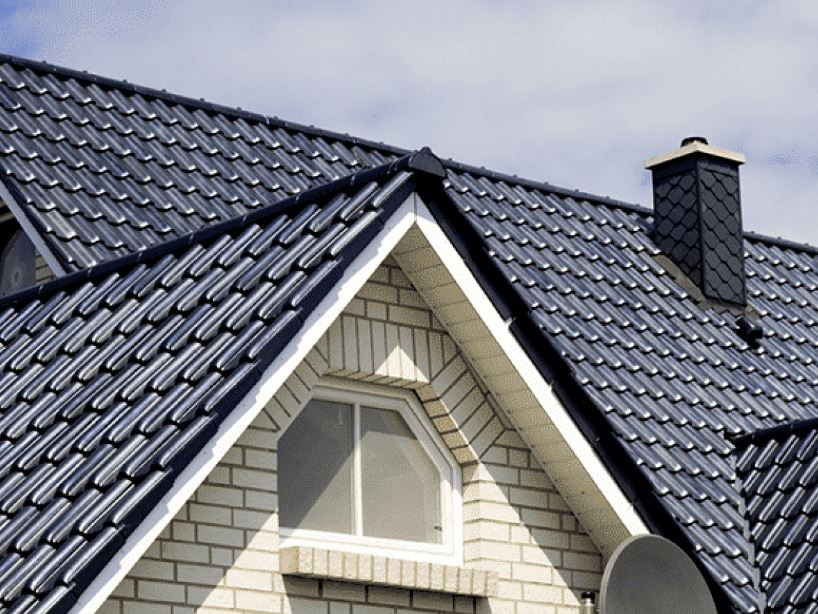
#> input picture images/Roof.JPG, 818 x 614 px, found by its file name
$ python Diagonal.py
#> lines starting #> are read from the running program, lines starting #| are printed output that depends on the picture
import cv2
import numpy as np

image_path = "images\Roof.JPG"
image = cv2.imread(image_path)
#> image is the input picture: shape (614, 818, 3); mean B, G, R 138.3, 130.8, 129.3
cv2.imshow("original image", image)
cv2.waitKey()

kernel1 = np.array([
  [-2, -1,  0],
  [-1,  0,  1],
  [ 0,  1,  2]])

image_diag1 = cv2.filter2D(image, -1, kernel1)
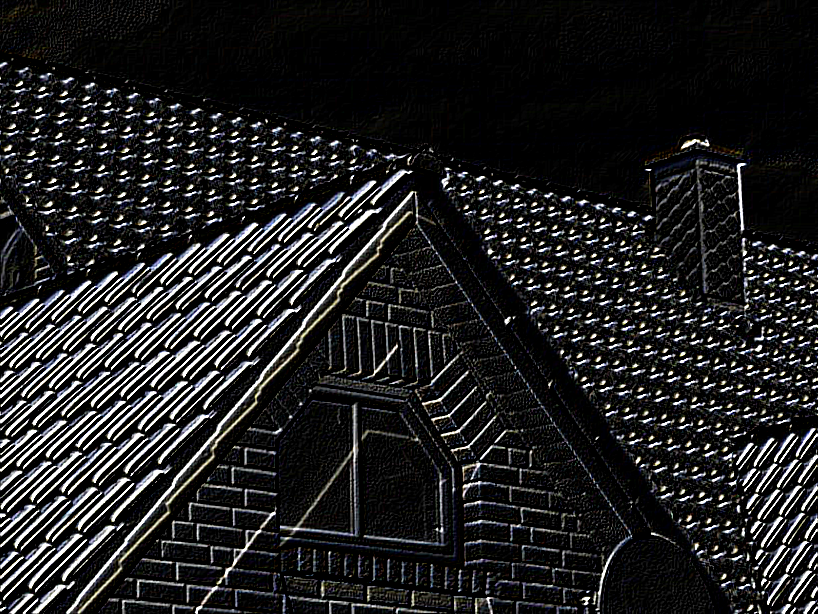
#> image_diag1: shape (614, 818, 3); mean B, G, R 34.1, 33.6, 33.4
cv2.imshow("Diagonal Prewitt", image_diag1)
cv2.waitKey()

kernel1 = np.array([
  [ 0,  1,  2],
  [-1,  0,  1],
  [-2, -1,  0]])

image_diag1 = cv2.filter2D(image, -1, kernel1)
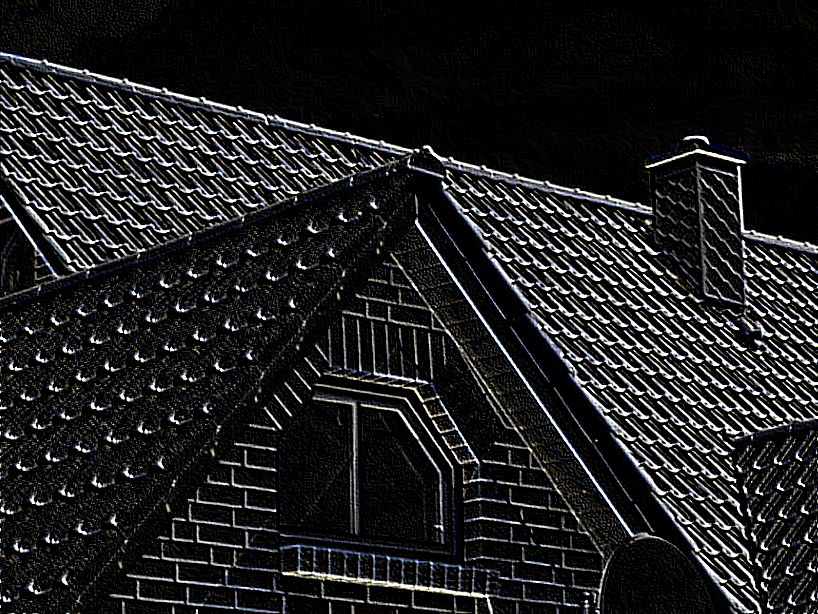
#> image_diag1: shape (614, 818, 3); mean B, G, R 32.7, 31.9, 31.7
cv2.imshow("Diagonal Prewitt 1", image_diag1)
cv2.waitKey()

$ run again, with images/CT.JPG copied over images/Roof.JPG
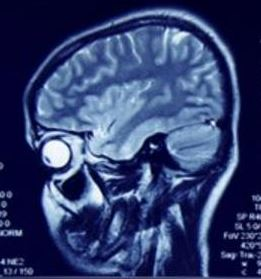
#> input picture images/CT.JPG, 261 x 279 px, found by its file name
#> image is the input picture: shape (279, 261, 3); mean B, G, R 110.8, 64.2, 51.1
#> `image_diag1 = cv2.filter2D(image, -1, kernel1)`:
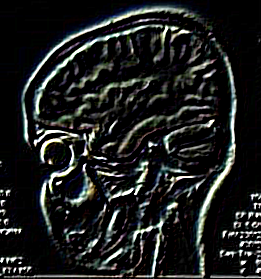
#> image_diag1: shape (279, 261, 3); mean B, G, R 31.6, 32.1, 30.4
#> `image_diag1 = cv2.filter2D(image, -1, kernel1)`:
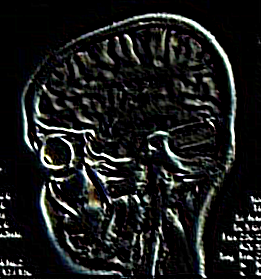
#> image_diag1: shape (279, 261, 3); mean B, G, R 27.2, 27.7, 26.4
